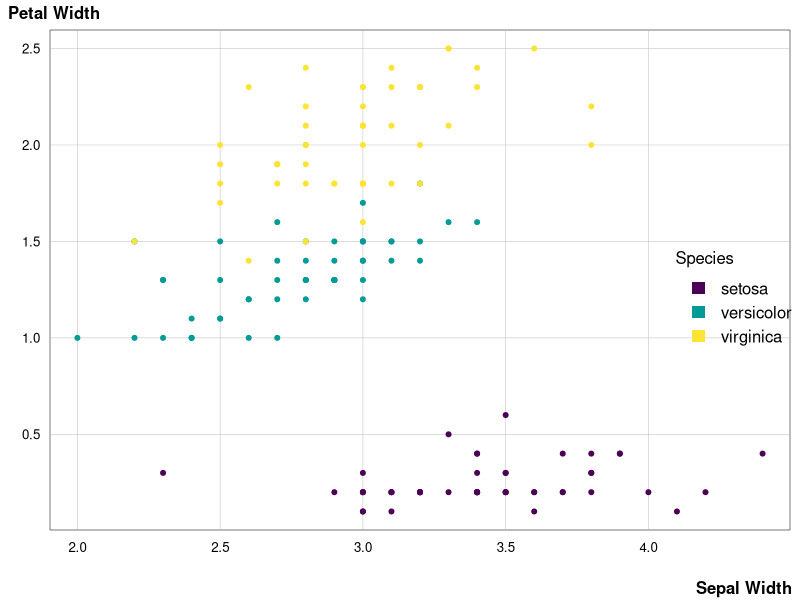

Reproduce this figure in R.


pal <- hcl.colors("Viridis", n = nlevels(iris$Species))
col <- pal[iris$Species]

par(mar = c(3, 2, 1, 0) + 0.5)
plot(iris$Sepal.Width, iris$Petal.Width, pch = 20, type = 'n',
  ylab = "", bty = 'n', las = 1, xlab = "",
  xaxt = 'n', yaxt = 'n')
box(lwd =0.5, col = "black", bty = "o")
axis(1, lwd = 0, lwd.ticks = 1, cex.axis = 0.8, line = -0.7, tick = FALSE)
axis(2, lwd = 0, lwd.ticks = 1, las = 1, cex.axis = 0.8, line = -0.5, tick  = FALSE)
grid(lty = 1, col = "gray", lwd = 0.5)
points(iris$Sepal.Width, iris$Petal.Width, pch = 20, 
  col = col)
opar <- par(fig=c(0, 1, 0, 1), oma=c(0, 0, 0, 0),
  mar=c(0, 0, 0, 0), new=TRUE)
plot(0, 0, type='n', bty='n', xaxt='n', yaxt='n', 
  xlim = c(0,1), ylim = c(0,1), xaxs='i', yaxs='i')
text(0.01, 0.99, "Petal Width", font=2, adj = c(0, 1))
text(0.99, 0.01, "Sepal Width", font=2, adj = c(1, 0))
par(opar)
legend("right", legend = levels(iris$Species), fill = pal, border = NA,
  bty = 'n', horiz = FALSE, title = "Species", cex = 1, title.adj = 0)

